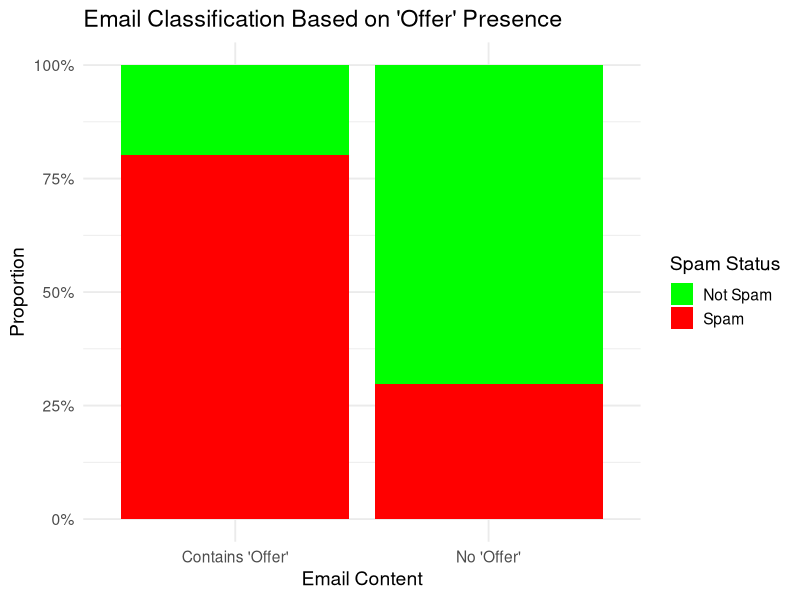

R code for this plot:
#Dataset:
 # Simulate 2000 emails with:  
 # contains_offer (1/0)
#is_spam (1/0; depends on keyword presence)
#Questions:
#What’s P(Spam)?
#What’s P(Spam | contains_offer)?
#What’s P(Not Spam | contains_offer)?
# Set seed for reproducibility
set.seed(101)

# Simulate 2000 emails
n <- 2000
emails <- data.frame(
  email_id = 1:n,
  contains_offer = rbinom(n, 1, 0.4)  # 40% of emails have "offer"
)

# Spam probability depends on contains_offer
emails$is_spam <- ifelse(emails$contains_offer == 1, 
                         rbinom(n, 1, 0.8),  # 80% spam if contains offer
                         rbinom(n, 1, 0.3))  # 30% spam if not
View(emails)
# Calculate probabilities
total_emails <- nrow(emails)

p_spam <- mean(emails$is_spam == 1)
p_spam_given_offer <- mean(emails$is_spam[emails$contains_offer == 1] == 1)
p_not_spam_given_offer <- mean(emails$is_spam[emails$contains_offer == 1] == 0)

# Print results
cat("P(Spam):", round(p_spam, 3), "\n")
cat("P(Spam | contains_offer):", round(p_spam_given_offer, 3), "\n")
cat("P(Not Spam | contains_offer):", round(p_not_spam_given_offer, 3), "\n")
# Load ggplot2
library(ggplot2)

# Add readable labels
emails$OfferLabel <- ifelse(emails$contains_offer == 1, "Contains 'Offer'", "No 'Offer'")
emails$SpamLabel <- ifelse(emails$is_spam == 1, "Spam", "Not Spam")

# Plot
ggplot(emails, aes(x = OfferLabel, fill = SpamLabel)) +
  geom_bar(position = "fill") +
  scale_y_continuous(labels = scales::percent_format()) +
  labs(
    title = "Email Classification Based on 'Offer' Presence",
    x = "Email Content",
    y = "Proportion",
    fill = "Spam Status"
  ) +
  scale_fill_manual(values = c("Spam" = "red", "Not Spam" = "green")) +
  theme_minimal(base_size = 14)

mean(emails$is_spam[emails$contains_offer == 1] == 1)
mean(emails$is_spam[emails$contains_offer == 1] == 0)





